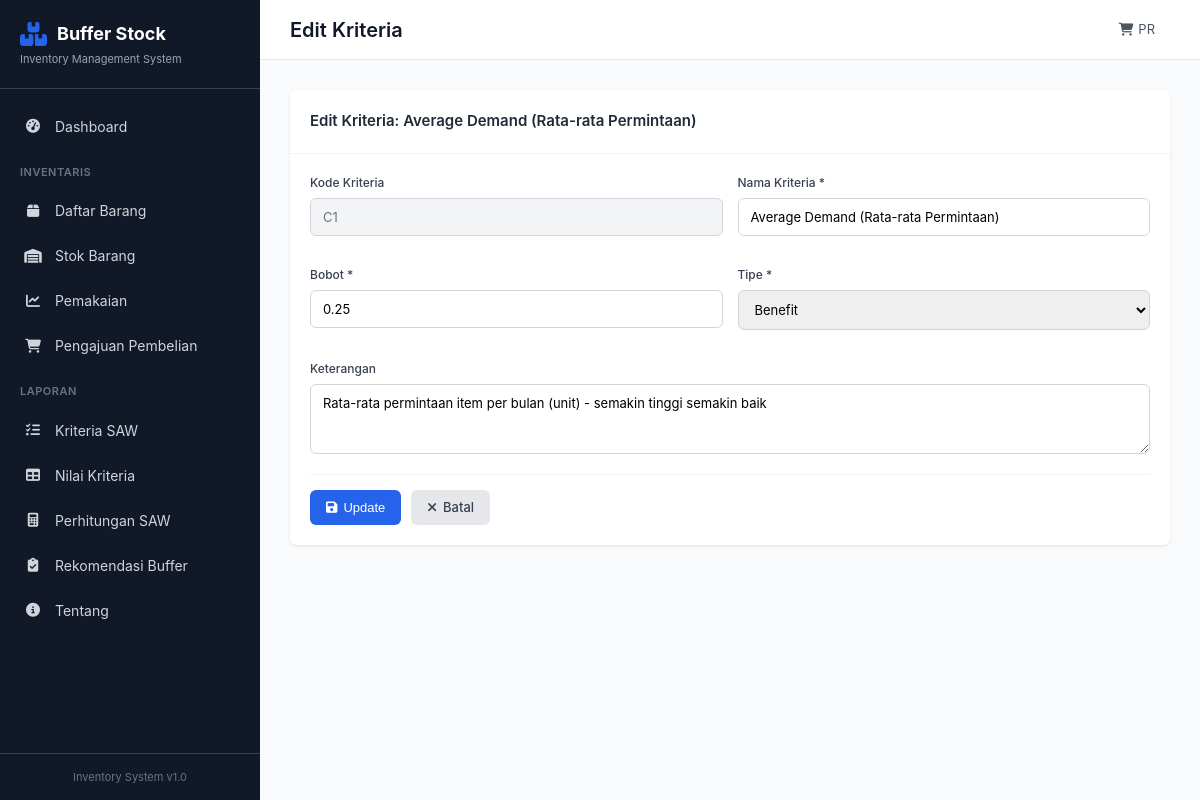
/criteria/edit/1, run on an earlier commit of the app's database.
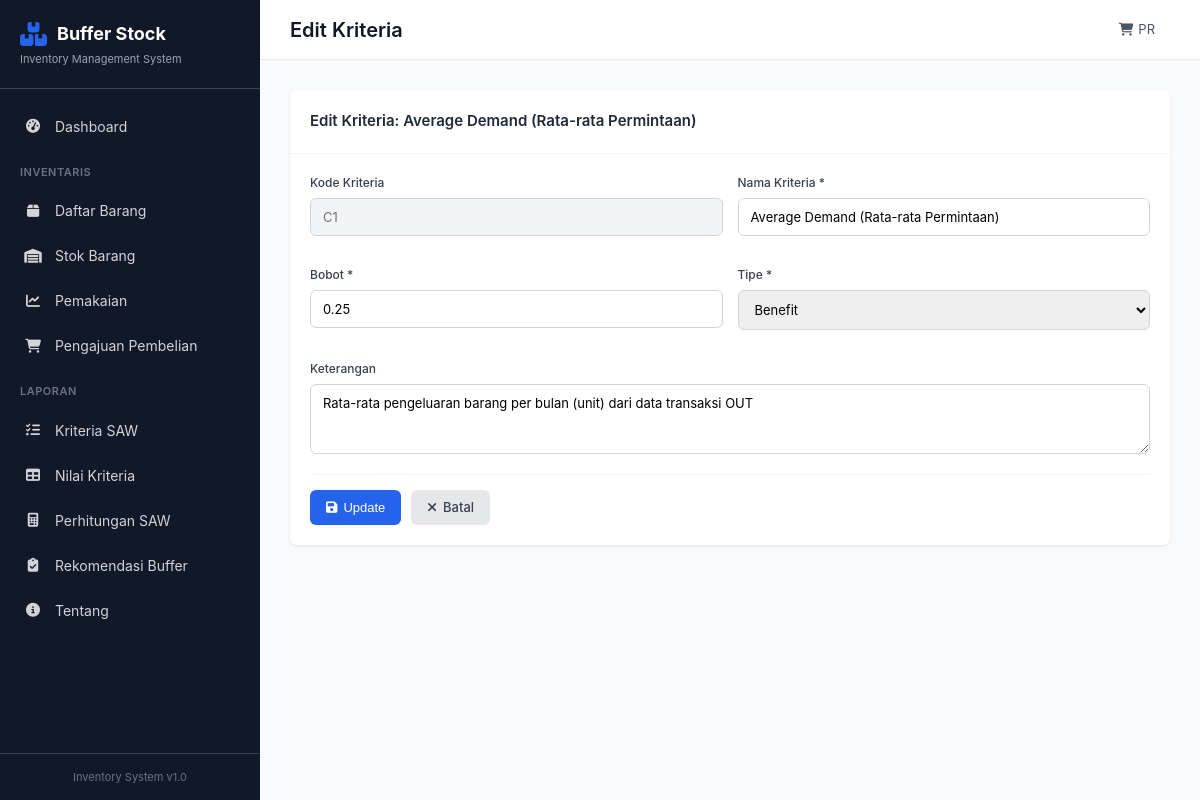
And on a later commit of the database.
### app/models.py (models this page shows, shortened)
class Criteria(db.Model):
    __tablename__ = 'criteria'
    id = db.Column(db.Integer, primary_key=True)
    kode_kriteria = db.Column(db.String(50), unique=True, nullable=False)
    nama_kriteria = db.Column(db.String(200), nullable=False)
    bobot = db.Column(db.Float, nullable=False)
    tipe = db.Column(db.String(20), nullable=False)  # 'benefit' atau 'cost'
    keterangan = db.Column(db.Text)
    criteria_values = db.relationship('CriteriaValue', backref='criteria', lazy=True)

### app/routes.py (the view, shortened to what this page needs)
@main_bp.route('/criteria/edit/<int:id>', methods=['GET', 'POST'])
def edit_criteria(id):
    criteria = Criteria.query.get_or_404(id)
    return render_template('criteria/edit.html', criteria=criteria)

### app/templates/criteria/edit.html (shortened to what this page needs)
{% extends 'base.html' %}
{% block page_title %}Edit Kriteria{% endblock %}
{% block content %}
<div class="section">
    <div class="card">
        <div class="card-header">
            <h3>Edit Kriteria: {{ criteria.nama_kriteria }}</h3>
        </div>
        <form method="POST" class="form">
            <div class="form-row">
                <div class="form-group">
                    <label>Kode Kriteria</label>
                    <input type="text" value="{{ criteria.kode_kriteria }}" disabled class="disabled">
                </div>
                <div class="form-group">
                    <label for="nama_kriteria">Nama Kriteria *</label>
                    <input type="text" id="nama_kriteria" name="nama_kriteria" value="{{ criteria.nama_kriteria }}" required>
                </div>
            </div>
            <div class="form-row">
                <div class="form-group">
                    <label for="bobot">Bobot *</label>
                    <input type="number" id="bobot" name="bobot" step="0.01" min="0" max="1" value="{{ criteria.bobot }}" required>
                </div>
                <div class="form-group">
                    <label for="tipe">Tipe *</label>
                    <select id="tipe" name="tipe" required>
                        <option value="benefit" {% if criteria.tipe == 'benefit' %}selected{% endif %}>Benefit</option>
                    </select>
                </div>
            </div>
            <div class="form-group">
                <label for="keterangan">Keterangan</label>
                <textarea id="keterangan" name="keterangan" rows="3">{{ criteria.keterangan or '' }}</textarea>
            </div>
            <div class="form-actions">
                <button type="submit" class="btn btn-primary">
                    <i class="fas fa-save"></i> Update
                </button>
                <a href="{{ url_for('main.criteria') }}" class="btn btn-secondary">
                    <i class="fas fa-times"></i> Batal
                </a>
            </div>
        </form>
    </div>
</div>
{% endblock %}

What changed in the data, as far as the page shows it:
changed Criteria "Average Demand (Rata-rata Permintaan)": keterangan "Rata-rata permintaan item per bulan (unit) - semakin tinggi semakin baik" → "Rata-rata pengeluaran barang per bulan (unit) dari data transaksi OUT"
